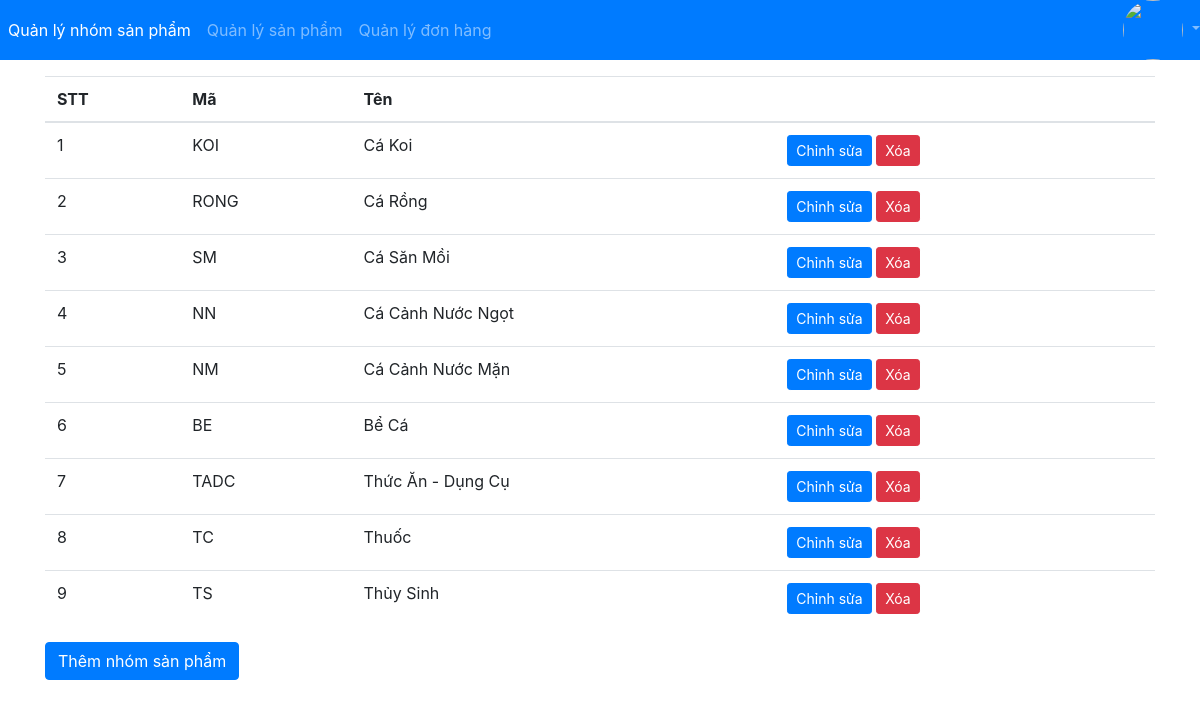
The page /staff/ (signed in) on the database its author committed.
### app/models.py (models this page shows, shortened)
class Category(models.Model):
    code = models.CharField(max_length=30, unique=True, verbose_name='Mã')
    name = models.CharField(max_length=200, verbose_name='Tên loại sản phẩm')

### app/views_staff.py (the view)
@login_required
def listCategory(request):
    page = request.GET.get('page', '')
    page = int(page) if page.isdigit() else 1
    pageSize = settings.PAGE_SIZE
    start = (page-1)* pageSize
    end = start + pageSize
    categoryList = Category.objects.all()
    total = categoryList.count()
    context = {
        'categoryList': categoryList[start:end],
        'start': start,
        'page': page,
        'total': total,
        'numpage': math.ceil(total/pageSize)
    }
    return render(request, 'staff/category/list.html', context)

### app/templates/staff/category/list.html (shortened to what this page needs)
{% extends "../base.html" %}
{% block menu %}
  {% with page=1 %}
    {{block.super}}
  {% endwith %}
{% endblock %}
{% block content %}
<div class="container pt-3">
  <table class="table">
    <thead>
      <tr>
        <th>STT</th>
        <th>Mã</th>
        <th>Tên</th>
        <th></th>
      </tr>
    </thead>
    <tbody>
      {% for c in categoryList %}
        <tr>
          <td>{{forloop.counter}}</td>
          <td>{{c.code}}</td>
          <td>{{c.name}}</td>
          <td>
            <a href='{% url "update-category" c.id %}'
              class="btn btn-sm btn-primary">Chỉnh sửa</a>
            <a href='javascript:deleteCategory({{c.id}})'
               class="btn btn-sm btn-danger">Xóa</a>
          </td>
        </tr>
      {% endfor %}
    </tbody>
  </table>
  <a href='/staff/create-category'
     class="btn btn-primary">Thêm nhóm sản phẩm</a>
</div>
{% endblock %}

### rows shown on the page
Category: code "KOI", name "Cá Koi"
Category: code "RONG", name "Cá Rồng"
Category: code "SM", name "Cá Săn Mồi"
Category: code "NN", name "Cá Cảnh Nước Ngọt"
Category: code "NM", name "Cá Cảnh Nước Mặn"
Category: code "BE", name "Bể Cá"
Category: code "TADC", name "Thức Ăn - Dụng Cụ"
Category: code "TC", name "Thuốc"
Category: code "TS", name "Thủy Sinh"
